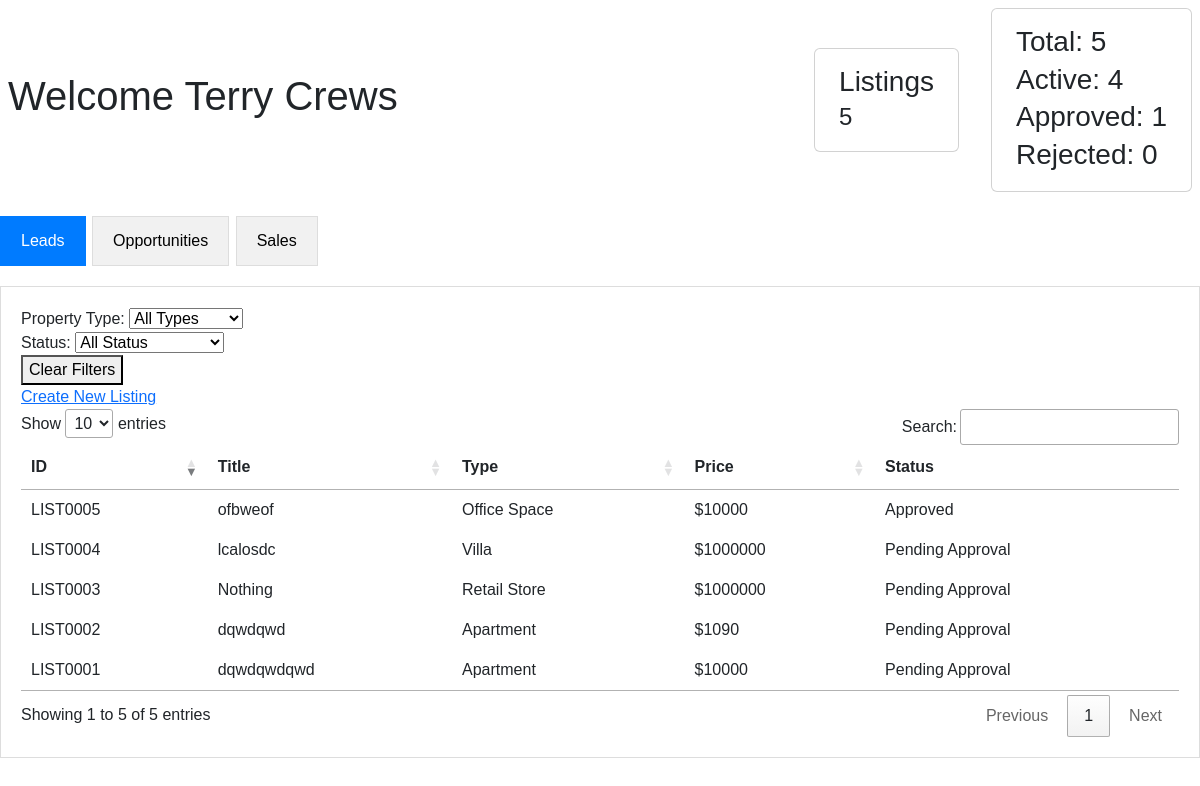
Before: /dashboard/salesman/ (signed in) with the older database file.
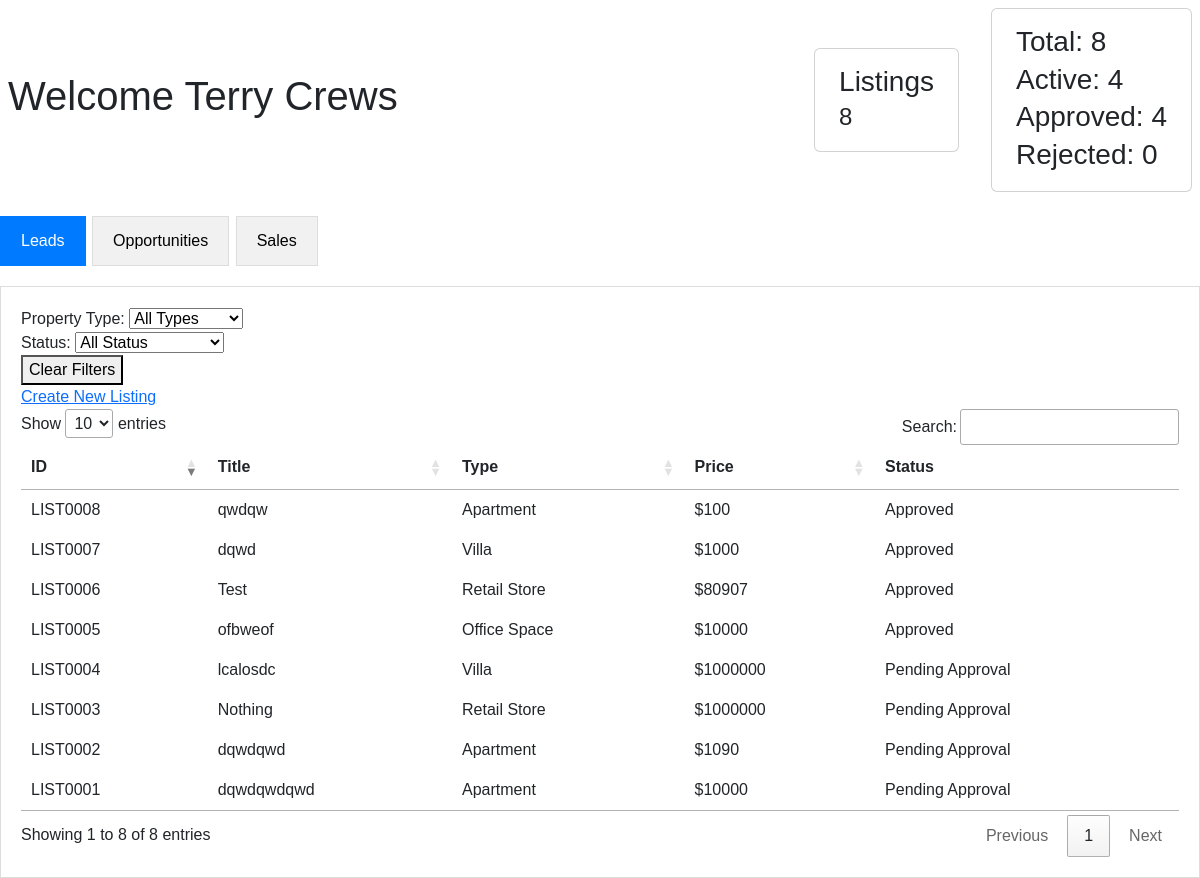
After: the same page with the newer database file.
### inventory/models.py (models this page shows, shortened)
class Listing(models.Model):
    class typeChoices(models.TextChoices):
        VILLA = "Villa", "Villa"
        APARTMENT = "Apartment", "Apartment"
        WAREHOUSE = "Warehouse", "Warehouse"
        RETAIL_STORE = "Retail", "Retail Store"
        OFFICE_SPACE = "Office", "Office Space"
    class leadStatusChoices(models.TextChoices):
        PENDING = "Pending", "Pending Approval"
        REJECTED = "Rejected", "Rejected"
        APPROVED = "Approved", "Approved"
    class oppStatusChoices(models.TextChoices):
        PROSPECTING = "Prospecting", "Prospecting"
        NEGOTIATING = "Negotiating", "Negotiating"
        PENDING = "Pending", "Pending Approval"
        REJECTED = "Rejected", "Rejected"
        APPROVED = "Approved", "Approved"
    class saleStatusChoices(models.TextChoices):
        PROCESSING = "Processing", "Processing"
        CLOSED_WON = "ClosedW", "Closed Won"
        CLOSED_LOST = "ClosedL", "Closed Lost"
    id = models.CharField(max_length=10, primary_key=True)
    branch  = models.ForeignKey(
        'org.Branch',
        on_delete=models.CASCADE,
        related_name='listings'
    )
    type = models.TextField(
        choices=typeChoices.choices,
        default=typeChoices.APARTMENT)
    proposed_price = models.DecimalField(max_digits=12, decimal_places=2)
    title = models.CharField(max_length=200)
    address = models.TextField()
    city = models.CharField(max_length=100)
    lead_status = models.TextField(
        choices=leadStatusChoices.choices,
        default=leadStatusChoices.PENDING
    )
    lead_approved_by = models.ForeignKey(
        'accounts.User',
        on_delete=models.SET_NULL,
        null=True,
        blank=True,
        related_name='approved_leads'
    )
    lead_approved_at = models.DateTimeField(null=True, blank=True)
    opp_status = models.TextField(
        choices=oppStatusChoices.choices,
        default=oppStatusChoices.PENDING,
        null=True, blank=True
    )
    opp_approved_by = models.ForeignKey(
        'accounts.User',
        on_delete=models.SET_NULL,
        null=True,
        blank=True,
        related_name='approved_opportunities'
    )
    opp_approved_at = models.DateTimeField(null=True, blank=True)
    opp_price = models.DecimalField(max_digits=12, decimal_places=2, null=True, blank=True)
    sale_status = models.TextField(
        choices=saleStatusChoices.choices,
        default=saleStatusChoices.PROCESSING,
        null=True, blank=True
    )
    sale_closed_at = models.DateTimeField(null=True, blank=True)
    sale_price = models.DecimalField(max_digits=12, decimal_places=2, null=True, blank=True)
    created_at = models.DateTimeField(auto_now_add=True)
    updated_at = models.DateTimeField(auto_now=True)
    is_active = models.BooleanField(default=True)
    assigned_salesman = models.ForeignKey(
        'accounts.User',
        on_delete=models.SET_NULL,
        null=True,
        blank=True,
        related_name='assigned_salesmen',
        limit_choices_to={'role': 'Salesman'},
    )
    comments = models.CharField(null=True, max_length=100, blank=True)

### dashboards/views.py (the view, shortened to what this page needs)
# urls.py: path('salesman/', views.salesman_dashboard, name='salesman_dashboard'),
@login_required
@user_passes_test(is_salesman)
def salesman_dashboard(request):
    listings = listings_visible_to(request.user)
    lead_count = listings.filter(
        Q(lead_status=Listing.leadStatusChoices.PENDING) |
        Q(lead_status=Listing.leadStatusChoices.APPROVED) |
        Q(lead_status=Listing.leadStatusChoices.REJECTED)).count()
    lead_active_count = listings.filter(lead_status=Listing.leadStatusChoices.PENDING).count()
    lead_approved_count = listings.filter(lead_status=Listing.leadStatusChoices.APPROVED).count()
    lead_rejected_count = listings.filter(lead_status=Listing.leadStatusChoices.REJECTED).count()
    opp_count = listings.filter(
        Q(opp_status=Listing.oppStatusChoices.PENDING) |
        Q(opp_status=Listing.oppStatusChoices.PROSPECTING) |
        Q(opp_status=Listing.oppStatusChoices.NEGOTIATING) |
        Q(opp_status=Listing.oppStatusChoices.APPROVED) |
        Q(opp_status=Listing.oppStatusChoices.REJECTED)).count()
    opp_active_count = listings.filter(
        Q(opp_status=Listing.oppStatusChoices.PENDING) |
        Q(opp_status=Listing.oppStatusChoices.PROSPECTING) |
        Q(opp_status=Listing.oppStatusChoices.NEGOTIATING)).count()
    opp_approved_count = listings.filter(opp_status=Listing.oppStatusChoices.APPROVED).count()
    opp_rejected_count = listings.filter(opp_status=Listing.oppStatusChoices.REJECTED).count()
    sale_count = listings.filter(
        Q(sale_status=Listing.saleStatusChoices.PROCESSING) |
        Q(sale_status=Listing.saleStatusChoices.CLOSED_WON) |
        Q(sale_status=Listing.saleStatusChoices.CLOSED_LOST)).count()
    sale_active_count = listings.filter(sale_status=Listing.saleStatusChoices.PROCESSING).count()
    sale_won_count = listings.filter(sale_status=Listing.saleStatusChoices.CLOSED_WON).count()
    sale_lost_count = listings.filter(sale_status=Listing.saleStatusChoices.CLOSED_LOST).count()
    stage = request.POST.get('stage', 'lead')
    context = {
        'listings': listings,
        'lead_count': lead_count,
        'lead_active_count': lead_active_count,
        'lead_approved_count': lead_approved_count,
        'lead_rejected_count': lead_rejected_count,
        'opp_count': opp_count,
        'opp_active_count': opp_active_count,
        'opp_approved_count': opp_approved_count,
        'opp_rejected_count': opp_rejected_count,
        'sale_count': sale_count,
        'sale_active_count': sale_active_count,
        'sale_won_count': sale_won_count,
        'sale_lost_count': sale_lost_count,
        'stage': stage
    }
    return render(request, 'dashboards/salesman_dashboard.html', context)

### dashboards/views.py (called while the page is built)
def is_salesman(user):
    return user.groups.filter(name='Salesman').exists()

### inventory/views.py (called while the page is built)
def listings_visible_to(user):
    if not user.is_authenticated:
        return Listing.objects.none()
    if user.role == 'Salesman':
        return Listing.objects.filter(
            branch=user.branch,
            assigned_salesman=user
        )
    elif user.role == 'Manager':
        return Listing.objects.filter(branch=user.branch)
    elif user.role == 'CEO':
        return Listing.objects.all()
    return Listing.objects.none()

### dashboards/templates/dashboards/salesman_dashboard.html (shortened to what this page needs)
{% extends 'dashboards/base_dashboard.html' %}
{% block content %}
{{ block.super }}
<div id="lead" class="tabcontent" style="display: block;">
    <form method="post" id="batch-form-leads">
        <div>
            <div>
                <label>Property Type:</label>
                <select id="typeFilterLeads">
                    <option value="">All Types</option>
                </select>
            </div>
            <div>
                <label>Status:</label>
                <select id="statusFilterLeads">
                    <option value="">All Status</option>
                </select>
            </div>
            <div>
                <button type="button" id="clearFiltersLeads">Clear Filters</button>
            </div>
        </div>
        <div>
            {% if perms.inventory.add_listing %}
            <div>
                <a href="{% url 'inventory:listing_create_salesman' %}">
                    Create New Listing
                </a>
            </div>
            {% endif %}
        </div>
        <div>
            {% if listings %}
            <table id="salesman-leads-table">
                <thead>
                    <tr>
                        <th>ID</th>
                        <th>Title</th>
                        <th>Type</th>
                        <th>Price</th>
                        <th>Status</th>
                    </tr>
                </thead>
                <tbody>
                    {% for listing in listings %}
                    <tr>
                        <td>{{ listing.id }}</td>
                        <td>{{ listing.title }}</td>
                        <td>{{ listing.get_type_display }}</td>
                        <td>${{ listing.proposed_price|floatformat:0 }}</td>
                        <td>
                            <span>
                                {{ listing.get_lead_status_display }}
                            </span>
                        </td>
                    </tr>
                    {% endfor %}
                </tbody>
            </table>
            {% else %}
            <p>No listings found.</p>
            {% endif %}
        </div>
    </form>
</div>
{% endblock %}

### dashboards/templates/dashboards/base_dashboard.html (shortened to what this page needs)
{% extends 'base.html' %}
{% block content %}
<div class="d-flex align-items-center gap-4 mb-4">
    <h1 class="flex-grow-1 mb-0 ms-2">Welcome {{ user.get_full_name }}</h1>
    <div class="card flex-shrink-1 mt-2 me-2">
        <div class="card-body py-3 px-4">
            <h3 class="card-title mb-1">Listings</h3>
            <h4 class="mb-1">{{ listings|length }}</h4>
        </div>
    </div>
    <div class="stats-group" id="stats-lead">
        <div class="card flex-shrink-1 mt-2 me-2">
            <div class="card-body py-3 px-4">
                <h3 class="card-title mb-1">Total: {{ lead_count }}</h3>
                <h3 class="card-title mb-1">Active: {{ lead_active_count }}</h3>
                <h3 class="card-title mb-1">Approved: {{ lead_approved_count }}</h3>
                <h3 class="card-title mb-1">Rejected: {{ lead_rejected_count }}</h3>
            </div>
        </div>
    </div>
</div>
<div class="menu">
    <button class="tablinks" onclick="switchTab(event, 'lead')">Leads</button>
    <button class="tablinks" onclick="switchTab(event, 'opportunity')">Opportunities</button>
    <button class="tablinks" onclick="switchTab(event, 'sale')">Sales</button>
</div>
{% endblock %}

Changed rows visible on the page:
added Listing: id "LIST0006", title "Test", type "Retail Store", proposed_price "80907", lead_status "Approved"
added Listing: id "LIST0007", title "dqwd", type "Villa", proposed_price "1000", lead_status "Approved"
added Listing: id "LIST0008", title "qwdqw", type "Apartment", proposed_price "100", lead_status "Approved"
Other visible differences:
{{ listings|length }}: "5" → "8"
{{ lead_count }}: "5" → "8"
{{ lead_approved_count }}: "1" → "4"
text written by a page script: "Show entries Search: Showing 1 to 5 of 5 entries Previous 1 Next" → "Show entries Search: Showing 1 to 8 of 8 entries Previous 1 Next"
